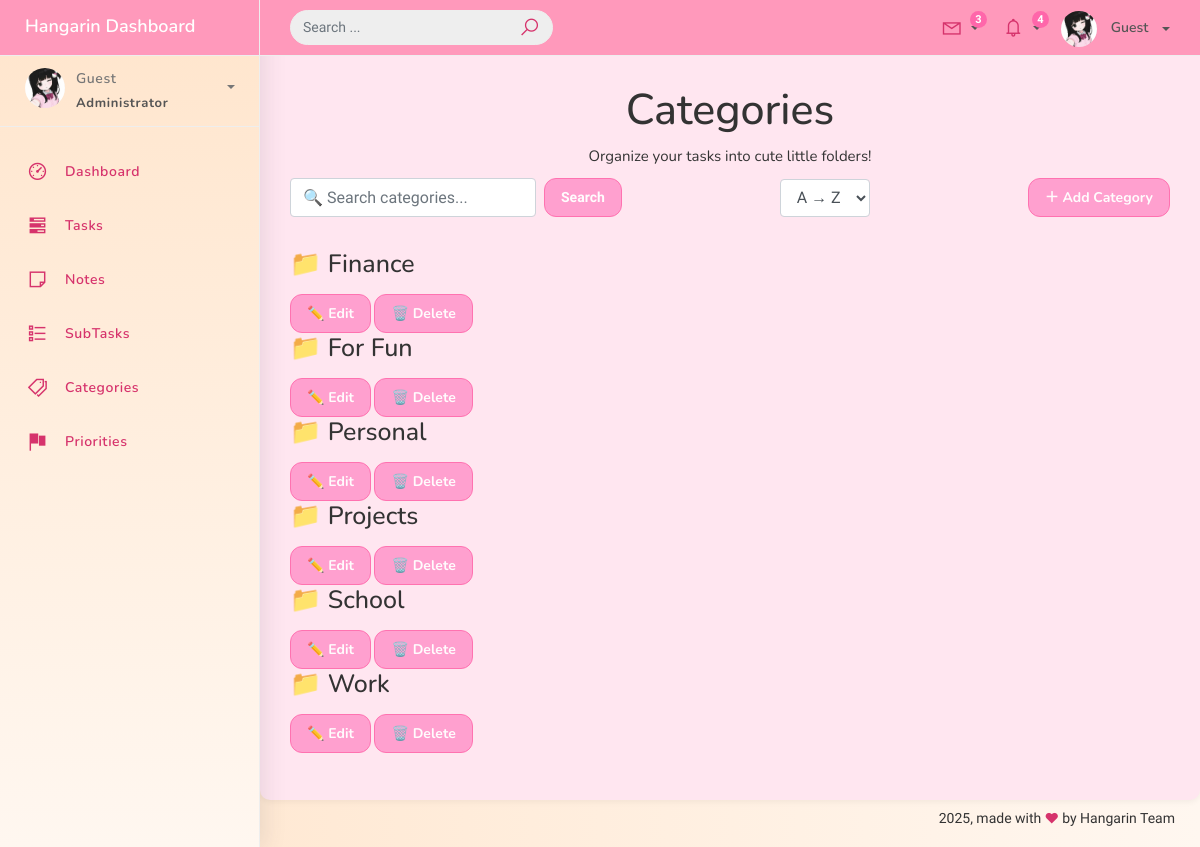
Page /category_list/ on the earlier database version.
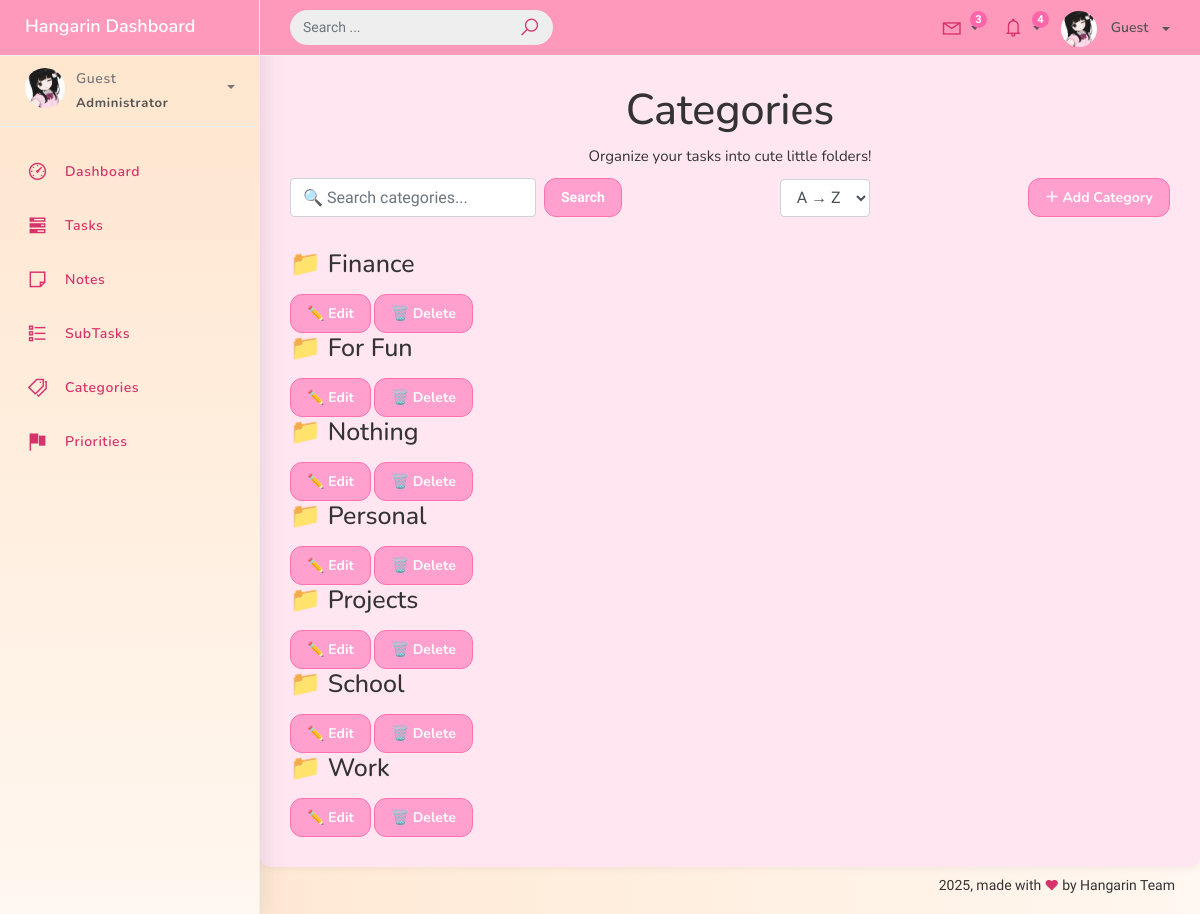
Same page on the later database version.
### studentorg/models.py (models this page shows, shortened)
class BaseModel(models.Model):
    created_at = models.DateTimeField(auto_now_add=True)
    updated_at = models.DateTimeField(auto_now=True)
    class Meta:
        abstract = True

class Category(BaseModel):
    name = models.CharField(max_length=100)
    class Meta:
        verbose_name = "Category"
        verbose_name_plural = "Categories"

### studentorg/views.py (the view)
# urls.py: path("category_list/", CategoryListView.as_view(), name="category-list"),
class CategoryListView(ListView):
    model = Category
    context_object_name = "categories"
    template_name = "category_list.html"
    paginate_by = 10
    ordering = ["name"]
    def get_queryset(self):
        qs = super().get_queryset()
        query = self.request.GET.get("q")
        order = self.request.GET.get("order", "name")
        if query:
            qs = qs.filter(Q(name__icontains=query))
        valid_fields = ["name", "-name"]
        if order in valid_fields:
            qs = qs.order_by(order)
        return qs
    def get_context_data(self, **kwargs):
        context = super().get_context_data(**kwargs)
        context["current_order"] = self.request.GET.get("order", "name")
        return context

### templates/category_list.html (shortened to what this page needs)
{% extends 'base.html' %}
{% load static %}
{% block content %}
<div class="content category-page">
  <div class="container-fluid">
    <h2 class="page-title text-center"> Categories </h2>
    <p class="subtitle text-center">Organize your tasks into cute little folders!</p>
    <div class="toolbar d-flex justify-content-between align-items-center mb-4 flex-wrap">
      <form method="GET" class="search-bar d-flex mb-2">
        <input type="text" name="q" class="form-control pastel-input" placeholder="🔍 Search categories..." value="{{ request.GET.q }}">
        <button class="btn pastel-yellow-btn ml-2" type="submit">Search</button>
      </form>
      <form method="GET" class="sort-bar mb-2">
        <select name="order" class="form-control pastel-input" onchange="this.form.submit()">
          <option value="name" {% if current_order == 'name' %}selected{% endif %}>A → Z</option>
        </select>
      </form>
      <a href="{% url 'category-add' %}" class="btn pastel-pink-btn mb-2">＋ Add Category</a>
    </div>
    <div class="note-container">
      {% for category in categories %}
        <div class="note-card">
          <h5 class="note-title">📁 {{ category.name }}</h5>
          <div class="note-actions">
            <a href="{% url 'category-update' category.id %}" class="btn small-btn edit-btn">✏️ Edit</a>
            <a href="{% url 'category-delete' category.id %}" class="btn small-btn delete-btn">🗑️ Delete</a>
          </div>
        </div>
      {% empty %}
        <div class="empty-state text-center">
          <p>No categories found 💭</p>
        </div>
      {% endfor %}
    </div>
  </div>
</div>
{% endblock %}

Differences in the rows shown:
added Category: name "Nothing"
